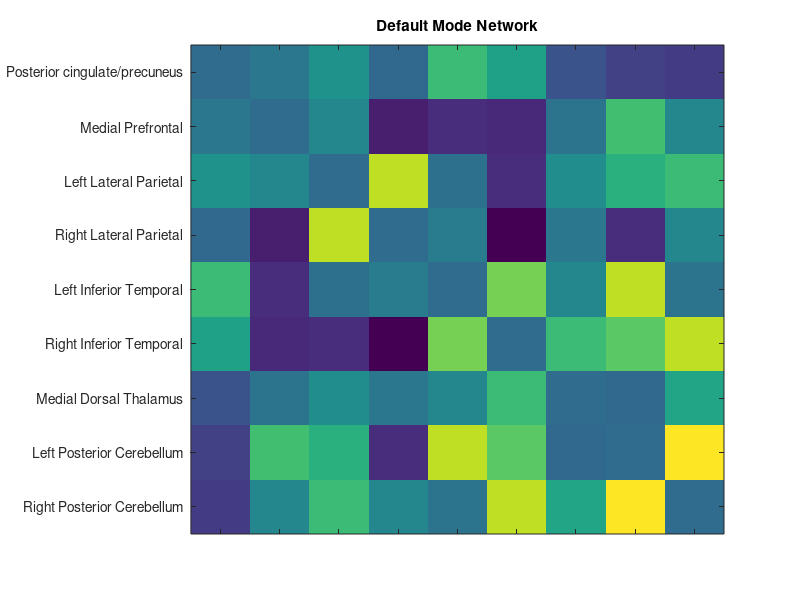

Recreate this plot in MATLAB. (Note: this script raises an error after producing the figure.)
% Data 
% Meditation-State Functional Connectivity (msFC): Strengthening 
% of the Dorsal Attention Network and Beyond
% Author: Matthew Johnson 
%%%%%%%%%%%%%%%%%%%%%%%%%%%%%%%%%%%%%%%%%%%%%%%%%%%%%%%%

% Between Group Effects

%%%%%%%%%%%%%%%%%%%%%%%%%%%%%%%%%%%%%%%%%%%%%%%%%%%%%%%%
%% Default Mode Network

% Labels
DMNLabels={'Posterior cingulate/precuneus', 'Medial Prefrontal', ...
    'Left Lateral Parietal', 'Right Lateral Parietal', 'Left Inferior Temporal',...
    'Right Inferior Temporal', 'Medial Dorsal Thalamus',...
    'Left Posterior Cerebellum','Right Posterior Cerebellum'};

DMNLocations=[...
    8 -53 27;
    2 52 10;
    -46 -62 33;
    44 -62 31;
    -56 -10 -17;
    56 -4 -22;
    0, -12 4;
    -32 -68 -38;
    18 -72 -48;]
    
DMN=[ 0 0 0 0 0 0 0 0 0;
    0.11355318 0 0 0 0 0 0 0 0;
    0.41683059 0.32061067 0 0 0 0 0 0 0;
    -0.03990566 -0.73575101 1.54346167 0 0 0 0 0 0;
    0.93290475 -0.63394433 0.05268126 0.17409072 0 0 0 0 0;
    0.59102585 -0.65045136 -0.60608072 -0.98823958 1.21528256 0 0 0 0;
    -0.27911105 0.09609345 0.40756388 0.1265915 0.28706152 0.91792825 0 0 0;
    -0.42347087 0.96663747 0.80656664 -0.62830591 1.51431815 1.10110768 -0.04309445 0 0;
    -0.5005088 0.29482851 0.90852144 0.30401145 0.0854342 1.53892394 0.65650075 1.81553551 0];

%%%%%%%%%%%%%%%%%%%%%%%%%%%%%%%%%%%%%%%%%%%%%%%%%%%%%%%% 
%% Plot DMN
TransposeDMN=(DMN)';
DMN= DMN+TransposeDMN;
imagesc(DMN)
set(gca,'XLim',[0.5 9.5], 'YLim',[0.5 9.5])
set(gca,'XTick',[1:9], 'YTick',[1:9])  
set(gca, 'YTickLabel',DMNLabels, 'XTickLabel', [])
title('Default Mode Network')

%%%%%%%%%%%%%%%%%%%%%%%%%%%%%%%%%%%%%%%%%%%%%%%%%%%%%%%%
%% Plotting the Correlation with respect to the Locations 

wgPlot(DMN,DMNLocations)
DMNLabels2={'PC/PCC', 'MPFC', 'L LP', 'R LP', 'L IT', 'R IT', 'MDT','L PC','R PC'};
text(DMNLocations(:,1)+1, DMNLocations(:,2)+1, DMNLocations(:,3)+1, DMNLabels2');
title('Default Mode Network Correlations')
grid on

%%%%%%%%%%%%%%%%%%%%%%%%%%%%%%%%%%%%%%%%%%%%%%%%%%%%%%%%
%% Calculating axonal volume
Distances=zeros(length(DMNLocations(:,1)),length(DMNLocations(:,1)));
DMNVolume=Distances;
for i=1:length(DMNLocations(:,1))
    for j=1:length(DMNLocations(:,1))
        Distances(i,j)=sqrt((DMNLocations(i,1)-DMNLocations(j,1))^2+...
            (DMNLocations(i,2)-DMNLocations(j,2))^2)+...
            (DMNLocations(i,3)-DMNLocations(j,3))^2;
        DMNVolume(i,j)=Distances(i,j)*DMN(i,j);
    end
end
TotalDMNVol=sum(sum(DMNVolume));

%%%%%%%%%%%%%%%%%%%%%%%%%%%%%%%%%%%%%%%%%%%%%%%%%%%%%%%%%%%%%%%%%%%%%%%%%%%
%% Examine all possible combinations of brain regions 
%%%%%%%%%%%%%%%%%%%%%%%%%%%%%%%%%%%%%%%%%%%%%%%%%%%%%%%%%%%%%%%%%%%%%%%%%%%

%Experienced
Areas=perms(1:9);
Locs=DMNLocations;

NewVolumes=zeros(362880,1);

for i=1:362880
    Locs(1,:)=Locations(Areas(i,1),:);
    Locs(2,:)=Locations(Areas(i,2),:);
    Locs(3,:)=Locations(Areas(i,3),:);
    Locs(4,:)=Locations(Areas(i,4),:);
    Locs(5,:)=Locations(Areas(i,5),:);
    Locs(6,:)=Locations(Areas(i,6),:);   
    Locs(7,:)=Locations(Areas(i,7),:);    
    Locs(8,:)=Locations(Areas(i,8),:);    
    Locs(9,:)=Locations(Areas(i,9),:);
    z=find(EC~=0);
    [j k]=find(EC~=0);
    NewVolumes(i,1)=sum((sqrt((Locs(j,1)-Locs(k,1)).^2+(Locs(j,2)-Locs(k,2)).^2)+...
        (Locs(j,3)-Locs(k,3)).^2).*EC(z));
end
NewVolumes=NewVolumes./TotalDMNVol;
plot(sort(NewVolumes))
xlabel('Arrangement Numbers');
ylabel('Amount of Neural Activity compared to original');
title('DMN Correlations: All Possible Arrangements of Brain Regions');
axis([0 362881 0.6 1.1])

%%%%%%%%%%%%%%%%%%%%%%%%%%%%%%%%%%%%%%%%%%%%%%%%%%%%%%%%
%% Dorsal Attention Network

% Labels
DANLabels={'Left Frontal Eyefield', 'Right Frontal Eyefield', ...
    'Left Posterior IPS', 'Right Posterior IPS', 'Left Anterior IPS', ...
    'Right Anterior IPS', 'Left MT', 'Right MT'};
    

DAN=[ 0 0 0 0 0 0 0 0;
    0.31040452 0 0 0 0 0 0 0;
    -0.06895648 -0.91117578 0 0 0 0 0 0; 
    1.48690868 1.23893297 -1.35158566 0 0 0 0 0;
    0.86765425 -0.44317913 0.67430468 0.45047156 0 0 0 0;
    2.216917 1.13267216 -0.41423442 -0.31084837 0.82881631 0 0 0;
    0.88826522 0.73187341 0.8121265 0.33528222 0.96949473 1.15873859 0 0;
    2.40379655 1.92647685 1.45967123 2.6062609 2.89577123 1.28535601 2.40373963 0];
    

TransposeDAN=(DAN)';
DAN= DAN+TransposeDAN;
imagesc(DAN)
set(gca,'XLim',[0.5 8.5], 'YLim',[0.5 8.5])
set(gca,'XTick',[1:8], 'YTick',[1:8])  
set(gca, 'YTickLabel',DANLabels, 'XTickLabel', [])
title('Dorsal Attention Network')

%%%%%%%%%%%%%%%%%%%%%%%%%%%%%%%%%%%%%%%%%%%%%%%%%%%%%%%%
%% Executive Control Network

% Labels
ECNLabels={'Dorsal Medial PFC', 'Left Anterior PFC', ...
    'Right Anterior PFC', 'Left Superior Parietal', 'Right Superior Parietal'};
    

ECN=[ 0 0 0 0 0;
    0.16841477 0 0 0 0;
    -0.31091113 -0.69439452 0 0 0;
    -0.73965638 -1.03300666 0.449007621 0 0;
    0.52108483 0.55402123 -0.12536615 0.95449354 0];

TransposeECN=ECN';
ECN= ECN+TransposeECN;
imagesc(ECN)
set(gca,'XLim',[0.5 5.5], 'YLim',[0.5 5.5])
set(gca,'XTick',[1:5], 'YTick',[1:5])  
set(gca, 'YTickLabel',ECNLabels, 'XTickLabel', [])
title('Executive Control Network')

%%%%%%%%%%%%%%%%%%%%%%%%%%%%%%%%%%%%%%%%%%%%%%%%%%%%%%%%
%% Saliance Network

% Labels
SNLabels={'Dorsal Anterior Cingulate', 'Left Anterior PFC', ...
    'Right Anterior PFC', 'Left Insula', 'Right Insula', ...
    'Left Lateral Parietal', 'Right Lateral Parietal'};
    

SN=[ 0 0 0 0 0 0 0;
    0.90898511 0 0 0 0 0 0;
    -0.25383124 -0.38113833 0 0 0 0 0;
    0.02684801 -0.75813955 -1.31835793 0 0 0 0;
    0.41976991 -0.84710253 -1.42870933 0.13888497 0 0 0;
    -0.29589018 -1.78208187 -0.27952114 -0.73573779 -0.71776875 0 0;
    -1.11089951 -1.6437564 -1.10015352 -0.36434026 -1.20335322 1.06406012 0];

TransposeSN=SN';
SN= SN+TransposeSN;
imagesc(SN)
set(gca,'XLim',[0.5 7.5], 'YLim',[0.5 7.5])
set(gca,'XTick',[1:7], 'YTick',[1:7])  
set(gca, 'YTickLabel',SNLabels, 'XTickLabel', [])
title('Saliance Network')

%%%%%%%%%%%%%%%%%%%%%%%%%%%%%%%%%%%%%%%%%%%%%%%%%%%%%%%
%% Analysis
%Characteristic Path Length and global efficiency
[DMNcharpathlength, DMNglobaleff] =charpath(DMN);
[DANcharpathlength, DANglobaleff]=charpath(DAN);
[ECNcharpathlength, ECNglobaleff]=charpath(ECN);
[SNcharpathlength, SNglobaleff]=charpath(SN);




